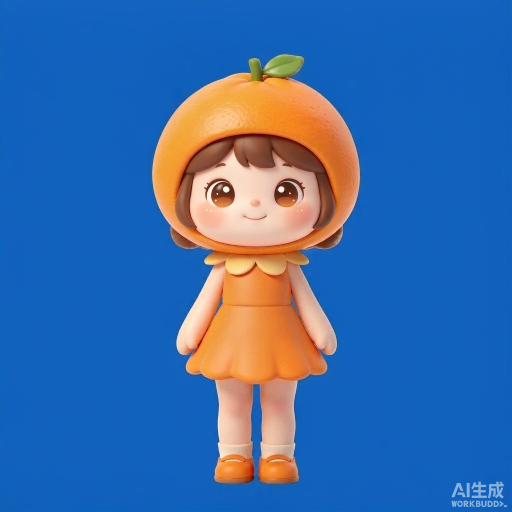
#> input picture ui-mocks/assets/Edit_this_image__keep_the_exac_2026-11-05T00-54-48.png, 1024 x 1024 px, given in place of working_020.webp, which was not available (shown at 1/2 size)
$ python xj_holo_keyboard_preview.py
#> lines starting #> are read from the running program, lines starting #| are printed output that depends on the picture
#!/usr/bin/env python3
"""小桔 · 全息投影键盘叠加预览（look-test，不改正式素材）。

思路：生成图是纯黑底发光体 -> 用亮度当 alpha（等价 additive 合成），
这样不需要抠像，投影该透的地方自然透。

用法: unset PYTHONPATH && python3 ui-mocks/xj_holo_keyboard_preview.py
产出: ui-mocks/out/holo_preview_*.png
"""
from __future__ import annotations

import os

import numpy as np
from PIL import Image, ImageDraw, ImageFilter

ROOT = os.path.dirname(os.path.dirname(os.path.abspath(__file__)))
KB_SRC = os.path.join(ROOT, "ui-mocks/assets/A_futuristic_laser_projected_h_2026-11-05T06-25-05.png")
FRAME = os.path.join(ROOT, "surfaces/gui/public/pet-clips/working/frames/working_020.webp")
OUT = os.path.join(ROOT, "ui-mocks/out")

# 角色帧 720²：手在 y≈405-448、x≈288-432（掌心朝下悬在肚子前）
HAND_TOP = 441.0
HAND_CX = 360.0


# 裁到"键位实体块"，把上下飘散的细光丝去掉——那些光丝在 200px 下会糊成一条白带
KB_CROP = (60, 232, 992, 648)


def procedural_holo(width=232, cols=10, rows=4, tint=(80, 225, 255), line=(225, 250, 255),
                    top_ratio=0.76, ss=4):
    """程序化画一块全息键盘：逐键画四边形，透视直接算进顶点坐标。

    🔴 用 `Image.transform(QUAD)` 做整图透视会把源图边界一起采样进来，
       输出里多出一块不透明底板（看着像贴了张卡片）。所以按目标尺寸直接画。

    透视规则：远处（上方）行距更密、整排更窄；近处（下方）行距更疏、更宽。
    ss = 超采样倍数，只为抗锯齿。
    """
    W, H = int(width * ss), int(round(width * 0.30 * ss))
    fills = Image.new("RGBA", (W, H), (0, 0, 0, 0))
    edge = Image.new("RGBA", (W, H), (0, 0, 0, 0))
    df, de = ImageDraw.Draw(fills), ImageDraw.Draw(edge)

    pad_u, gap_u = 0.030, 0.012          # 单位宽度下的边距/键距
    kw_u = (1 - 2 * pad_u - (cols - 1) * gap_u) / cols
    y0, y1 = 0.10, 0.94                  # 键面在画布里的上下留白

    def v_of(t):                          # 行边界：上密下疏
        return y0 + (y1 - y0) * t

    def px(u, v):                         # 单位坐标 -> 像素
        s = top_ratio + (1 - top_ratio) * v   # 越靠下越宽
        return (W / 2 + (u - 0.5) * W * s, H * v)

    def quad(u0, u1, v0, v1, fill=None, outline=None, wpx=2):
        pts = [px(u0, v0), px(u1, v0), px(u1, v1), px(u0, v1)]
        if fill:
            df.polygon(pts, fill=fill)
        if outline:
            de.polygon(pts, outline=outline, width=max(1, int(wpx * ss)))

    for r in range(rows):
        t0, t1 = (r / rows) ** 1.45, ((r + 1) / rows) ** 1.45   # 远处行更窄
        v0, v1 = v_of(t0), v_of(t1)
        # 远端更淡：给"面在往后躺"的深度线索，否则像一条平贴的发光带
        k = 0.55 + 0.45 * (r / max(rows - 1, 1))
        c = 0
        while c < cols:
            u0 = pad_u + c * (kw_u + gap_u)
            span = 1
            if r == rows - 1 and c == 3:      # 最下一排中间连成空格键
                span = 4
            u1 = u0 + kw_u * span + gap_u * (span - 1)
            quad(u0, u1, v0, v1, fill=tint + (int(34 * k),),
                 outline=line + (int(240 * k),), wpx=1.6)
            c += span

    # 近端亮边：投影平面的"前沿"，这条线最能让人读出"一块平躺的板"
    ev = y1 - 0.012
    quad(pad_u * 0.6, 1 - pad_u * 0.6, ev, y1, fill=line + (150,), outline=None)

    # 上采样回目标尺寸。这里只缩小、没有模糊，不会摊出底板。
    return Image.alpha_composite(fills, edge).resize((int(width), int(round(width * 0.30))),
                                                     Image.LANCZOS)


def add_hint_line(im, tint=(80, 225, 255)):
    """键面下方一条极淡的横向扫描线，暗示这是"投出来的"而不是实体。"""
    w, h = im.size
    band = Image.new("RGBA", (w, max(2, h // 14)), tint + (40,))
    out = im.copy()
    out.alpha_composite(band, (0, int(h * 0.55)))
    return out


def load_glow(tint=(80, 225, 255), mix=0.55, lo=18.0, hi=170.0, gamma=1.0):
    """把黑底发光图转成 RGBA 发光层。alpha 由亮度决定，色相统一到 tint。"""
    im = Image.open(KB_SRC).convert("RGB")
    a = np.asarray(im, dtype=np.float32)
    lum = a.max(axis=2)  # 发光是叠加的，取最亮通道比 L 稳
    alpha = np.clip((lum - lo) / (hi - lo), 0, 1) ** gamma

    # 统一色相：保留亮度结构，色相拉到 tint
    tint_arr = np.array(tint, dtype=np.float32)
    shape = (lum / max(lum.max(), 1.0))[..., None] ** 0.9
    tinted = tint_arr * shape
    rgb = a * (1 - mix) + tinted * mix
    # 提亮到发光该有的量级（原图 A 通道被当亮度用了，只在 alpha 里起作用）
    rgb = np.clip(rgb * 1.35 + tint_arr * (alpha[..., None] * 0.55), 0, 255)

    rgba = np.dstack([rgb, alpha * 255.0]).astype(np.uint8)
    out = Image.fromarray(rgba, "RGBA")
    return out.crop(KB_CROP)


def perspective(im, top_ratio=0.86):
    """顶端收窄，做出"往远处退"的透视；否则看起来像贴了张平的贴纸。

    ⚠ PIL 的 QUAD 顶点顺序是 左上→左下→右下→右上（不是顺时针绕一圈），
    顺序错了不会报错，只会把图挤成竖条。
    """
    w, h = im.size
    dx = (w * (1 - top_ratio)) / 2
    return im.transform(
        (w, h), Image.QUAD,
        (dx, 0, 0, h, w, h, w - dx, 0),
        Image.BICUBIC,
    )


def _edge_fade(im, frac=0.10):
    """四周按比例羽化。硬切口会让它看起来像贴纸，不像光。"""
    w, h = im.size
    al = np.asarray(im.split()[-1], dtype=np.float32) / 255.0
    ramp_x = np.clip(np.minimum(np.arange(w), w - 1 - np.arange(w)) / (w * frac), 0, 1)
    ramp_y = np.clip(np.minimum(np.arange(h), h - 1 - np.arange(h)) / (h * frac), 0, 1)
    al *= ramp_y[:, None] * ramp_x[None, :]
    out = im.copy()
    out.putalpha(Image.fromarray((al * 255).astype(np.uint8), "L"))
    return out


def place(frame, glow, width=340, squash=0.55, top=HAND_TOP, cx=HAND_CX, opacity=1.0,
          spill=0.0, bloom=0.0):
    """把发光层贴到角色帧上。bloom/spill 半径都按目标尺寸算（见 procedural_holo 注释）。"""
    w = int(width)
    h = max(1, int(round(glow.height * (w / glow.width) * squash)))
    g = glow.resize((w, h), Image.LANCZOS)
    if opacity < 1.0:
        g.putalpha(g.split()[-1].point(lambda v: int(v * opacity)))

    base = frame
    pos = (int(cx - w / 2), int(top))

    if spill > 0:
        # 投影洒在她身上的光。🔴 必须乘角色自身的 alpha 裁掉：光只落在"有东西的地方"，
        # 落在空气里就会变成一块浅灰矩形底板（看着像贴了张卡片，不像投影）。
        halo = g.filter(ImageFilter.GaussianBlur(max(4, w // 10)))
        char_a = np.asarray(frame.split()[-1], dtype=np.float32) / 255.0
        patch = np.zeros(frame.size[::-1], dtype=np.float32)
        patch[pos[1]:pos[1] + h, pos[0]:pos[0] + w] = 1.0
        mask = (char_a * patch) ** 1.5
        a = np.asarray(halo.split()[-1], dtype=np.float32) * spill
        a = a * mask[pos[1]:pos[1] + h, pos[0]:pos[0] + w]
        halo.putalpha(Image.fromarray(np.clip(a, 0, 255).astype(np.uint8), "L"))
        layer = Image.new("RGBA", frame.size, (0, 0, 0, 0))
        layer.alpha_composite(halo, pos)
        base = Image.alpha_composite(base, layer)

    if bloom > 0:
        bl = g.filter(ImageFilter.GaussianBlur(max(1.0, w / 90)))
        bl.putalpha(bl.split()[-1].point(lambda v: int(v * bloom)))
        layer = Image.new("RGBA", frame.size, (0, 0, 0, 0))
        layer.alpha_composite(bl, pos)
        base = Image.alpha_composite(base, layer)

    layer = Image.new("RGBA", frame.size, (0, 0, 0, 0))
    layer.alpha_composite(g, pos)
    return Image.alpha_composite(base, layer)


def on_bg(sprite, size=200, bg=(238, 246, 235)):
    """按真实桌宠尺寸铺在浅色背景上，检验小尺寸下是否还成立。"""
    s = sprite.resize((size, size), Image.LANCZOS)
    pad = int(size * 0.18)
    canvas = Image.new("RGBA", (size + pad * 2, size + pad * 2), bg + (255,))
    canvas.alpha_composite(s, (pad, pad))
    return canvas


def bake_clip(clip="working", size=200, glow_kw=None, place_kw=None, out_name=None):
    """把键盘压进整段 working 帧，做成动图。投影是钉在空间里的，帧在动它不动——
    这正好也是真接入时的行为，所以动图能当验收用。"""
    src = os.path.join(ROOT, "surfaces/gui/public/pet-clips", clip, "frames")
    files = sorted(f for f in os.listdir(src) if f.endswith(".webp"))
    glow = procedural_holo(**(glow_kw or {}))
    frames = []
    for f in files:
        sp = place(Image.open(os.path.join(src, f)).convert("RGBA"), glow,
                   **(place_kw or {}))
        # GIF 只有 1bit 透明，压到浅底上更稳（真接入时仍是透明帧）
        bg = Image.new("RGBA", sp.size, (238, 246, 235, 255))
        shot = Image.alpha_composite(bg, sp).convert("RGB")
        if size != shot.width:
            shot = shot.resize((size, size), Image.LANCZOS)
        frames.append(shot.convert("P", palette=Image.ADAPTIVE, colors=128))
    out = os.path.join(OUT, out_name or f"baked_{clip}_{size}.gif")
    frames[0].save(out, save_all=True, append_images=frames[1:], duration=42, loop=0,
                   optimize=True, disposal=2)
    print("wrote", out, len(frames), "帧")
    return out


def main():
    os.makedirs(OUT, exist_ok=True)
    frame = Image.open(FRAME).convert("RGBA")

    # 素材版（AI 生成光网）vs 程序化矢量版，各给青/暖两色
    jobs = []
    # 素材版（AI 生成光网）：只在原料还在时出。这条路最终没选——AI 生成的键位太密，
    # 缩到 200px 就糊成一条光网，所以成品用的是下面的矢量版。
    if os.path.exists(KB_SRC):
        jobs.append(
            ("A_素材青", lambda: _edge_fade(perspective(load_glow(tint=(80, 225, 255), mix=0.5), 0.9)),
             dict(width=230, squash=0.62, top=432, opacity=0.88, spill=0.45, bloom=0.6))
        )
    jobs += [
        ("D_矢量青", lambda: procedural_holo(width=232, tint=(70, 215, 255), line=(230, 250, 255)),
         dict(width=232, squash=1.0, top=428, opacity=0.95, spill=0.5, bloom=0.9)),
        ("E_矢量暖", lambda: procedural_holo(width=232, tint=(255, 190, 95), line=(255, 240, 210)),
         dict(width=232, squash=1.0, top=428, opacity=0.95, spill=0.45, bloom=0.85)),
        ("F_矢量青小", lambda: procedural_holo(width=204, tint=(70, 215, 255), line=(230, 250, 255)),
         dict(width=204, squash=1.0, top=430, opacity=0.95, spill=0.45, bloom=0.85)),
    ]

    sheets, labels = [], []
    for name, make, place_kw in jobs:
        glow = make()
        sprite = place(frame, glow, **place_kw)
        sprite.save(os.path.join(OUT, f"holo_preview_{name}.png"))
        sheets.append(on_bg(sprite, 200))
        labels.append(name)
        print("wrote", name, "glow", glow.size)
#> this loop made 4 passes
#> (w in place, h in place) on pass 1: (932, 416)
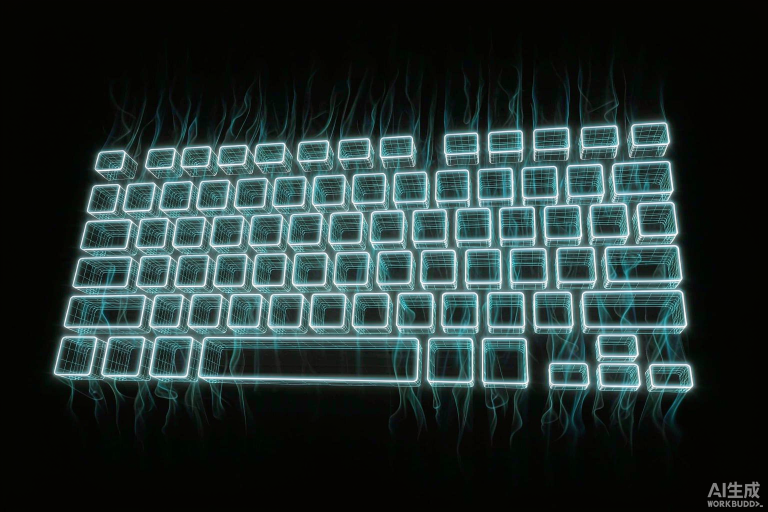
#> input picture ui-mocks/assets/A_futuristic_laser_projected_h_2026-11-05T06-25-05.png, 1536 x 1024 px (shown at 1/2 size)
#> pass 1, in load_glow, `lum = a.max(axis=2)`:
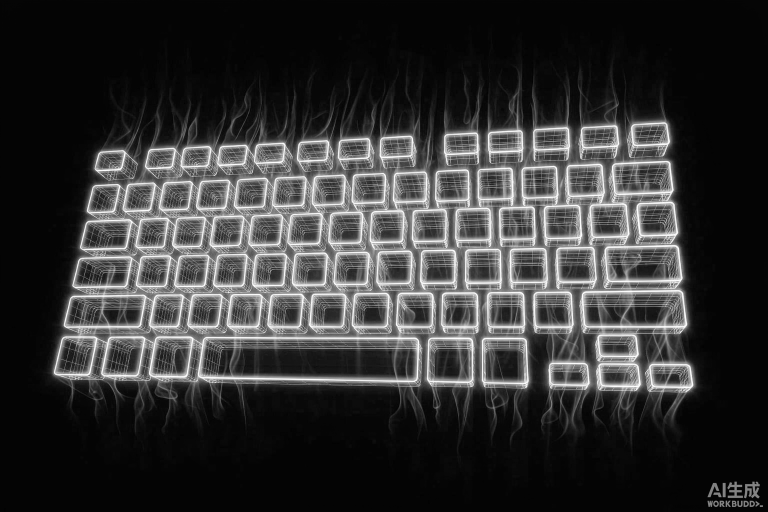
#> lum: shape (1024, 1536) float32 (shown at 1/2 size); min 0, max 255, mean 52.2
#> pass 1, in load_glow, `alpha = np.clip((lum - lo) / (hi - lo), 0, 1) ** gamma`:
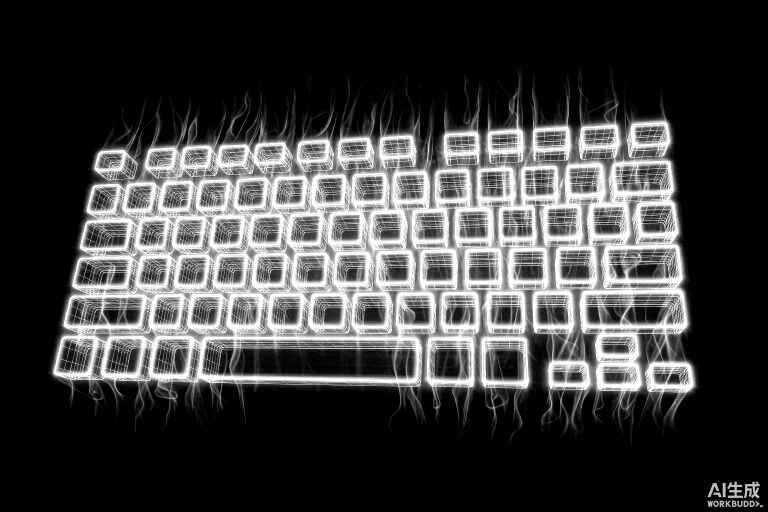
#> alpha: shape (1024, 1536) float32 (shown at 1/2 size); min 0, max 1, mean 0.248
#> after the loop, labels = ['A_素材青', 'D_矢量青', 'E_矢量暖', 'F_矢量青小']; sheets = 4 items

    # 小尺寸对比条
    w = sum(s.width for s in sheets)
#> w = 1088
    bar = Image.new("RGBA", (w, sheets[0].height + 26), (255, 255, 255, 255))
#> bar: PIL image 1088x298 RGBA; every value is 255
    d = ImageDraw.Draw(bar)
    x = 0
    for s, lb in zip(sheets, labels):
        bar.alpha_composite(s, (x, 0))
        d.text((x + 6, s.height + 5), lb, fill=(60, 60, 60))
        x += s.width
#> this loop made 4 passes
#> (lb, x) on passes 1 to 4: ('A_素材青', 272), ('D_矢量青', 544), ('E_矢量暖', 816), ('F_矢量青小', 1088)
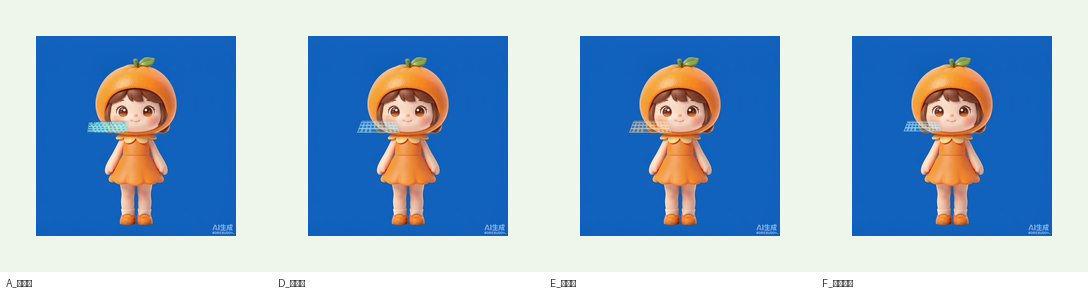
#> bar: PIL image 1088x298 RGBA; mean R, G, B, A 151.1, 178.6, 204, 255
#> after the loop, x = 1088
    bar.save(os.path.join(OUT, "holo_preview_at_200px.png"))
    print("wrote ui-mocks/out/holo_preview_at_200px.png")

    # 动图验收：投影固定在空间里，帧在动它不动
    bake_clip("working", 240,
              dict(width=232, tint=(70, 215, 255), line=(230, 250, 255)),
              dict(width=232, squash=1.0, top=428, opacity=0.95, spill=0.5, bloom=0.9),
              "working_holo_cyan.gif")
#> in bake_clip, `files = sorted(f for f in os.listdir(src) if f.endswith(".webp"))`: files = []
#> call 4 of procedural_holo, with width = 232, cols = 10, rows = 4, tint = (70, 215, 255), line = (230, 250, 255), top_ratio = 0.76, ss = 4
#> in procedural_holo (call 4), `fills = Image.new("RGBA", (W, H), (0, 0, 0, 0))`: fills: PIL image 928x278 RGBA; every value is 0
#> in procedural_holo (call 4), `return Image.alpha_composite(fills, edge).resize((int(width), int(roun..`:
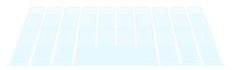
#> returned value: PIL image 232x70 RGBA; mean R, G, B, A 100.6, 168.2, 188.6, 53.4; transparent parts drawn white
    bake_clip("working", 240,
              dict(width=232, tint=(255, 190, 95), line=(255, 240, 210)),
              dict(width=232, squash=1.0, top=428, opacity=0.95, spill=0.45, bloom=0.85),
              "working_holo_warm.gif")


if __name__ == "__main__":
#> (the run stopped early here; a loop or call above may not have finished)
